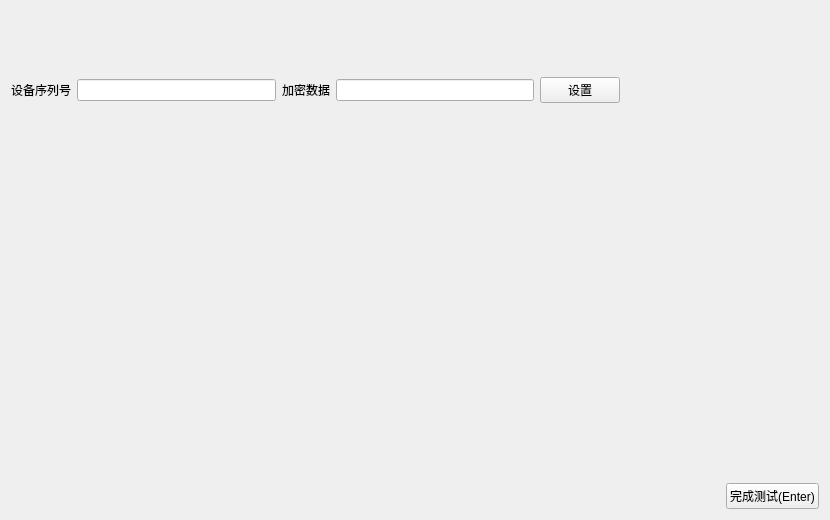
<?xml version="1.0" encoding="UTF-8"?>
<ui version="4.0">
 <class>W241FinalLog</class>
 <widget class="QWidget" name="W241FinalLog">
  <property name="geometry">
   <rect>
    <x>0</x>
    <y>0</y>
    <width>830</width>
    <height>520</height>
   </rect>
  </property>
  <property name="windowTitle">
   <string>Form</string>
  </property>
  <layout class="QVBoxLayout" name="verticalLayout">
   <item>
    <spacer name="verticalSpacer_2">
     <property name="orientation">
      <enum>Qt::Vertical</enum>
     </property>
     <property name="sizeType">
      <enum>QSizePolicy::Preferred</enum>
     </property>
     <property name="sizeHint" stdset="0">
      <size>
       <width>20</width>
       <height>40</height>
      </size>
     </property>
    </spacer>
   </item>
   <item>
    <layout class="QHBoxLayout" name="horizontalLayout_2">
     <item>
      <widget class="QLabel" name="label_sn">
       <property name="text">
        <string/>
       </property>
      </widget>
     </item>
     <item>
      <spacer name="horizontalSpacer_2">
       <property name="orientation">
        <enum>Qt::Horizontal</enum>
       </property>
       <property name="sizeHint" stdset="0">
        <size>
         <width>40</width>
         <height>20</height>
        </size>
       </property>
      </spacer>
     </item>
    </layout>
   </item>
   <item>
    <layout class="QHBoxLayout" name="layout_custom_sn_cfg">
     <item>
      <widget class="QLabel" name="label_custom_sn">
       <property name="text">
        <string>设备序列号</string>
       </property>
      </widget>
     </item>
     <item>
      <widget class="QLineEdit" name="lineEdit_custom_sn">
       <property name="text">
        <string/>
       </property>
      </widget>
     </item>
     <item>
      <widget class="QLabel" name="label_data">
       <property name="text">
        <string>加密数据</string>
       </property>
      </widget>
     </item>
     <item>
      <widget class="QLineEdit" name="lineEdit_data"/>
     </item>
     <item>
      <widget class="QPushButton" name="pushButton_set_data">
       <property name="text">
        <string>设置</string>
       </property>
      </widget>
     </item>
     <item>
      <spacer name="horizontalSpacer_3">
       <property name="orientation">
        <enum>Qt::Horizontal</enum>
       </property>
       <property name="sizeHint" stdset="0">
        <size>
         <width>40</width>
         <height>20</height>
        </size>
       </property>
      </spacer>
     </item>
    </layout>
   </item>
   <item>
    <spacer name="verticalSpacer_3">
     <property name="orientation">
      <enum>Qt::Vertical</enum>
     </property>
     <property name="sizeHint" stdset="0">
      <size>
       <width>20</width>
       <height>40</height>
      </size>
     </property>
    </spacer>
   </item>
   <item>
    <widget class="QLabel" name="testResultText">
     <property name="text">
      <string/>
     </property>
    </widget>
   </item>
   <item>
    <spacer name="verticalSpacer">
     <property name="orientation">
      <enum>Qt::Vertical</enum>
     </property>
     <property name="sizeHint" stdset="0">
      <size>
       <width>20</width>
       <height>40</height>
      </size>
     </property>
    </spacer>
   </item>
   <item>
    <layout class="QHBoxLayout" name="horizontalLayout">
     <item>
      <spacer name="horizontalSpacer">
       <property name="orientation">
        <enum>Qt::Horizontal</enum>
       </property>
       <property name="sizeHint" stdset="0">
        <size>
         <width>40</width>
         <height>20</height>
        </size>
       </property>
      </spacer>
     </item>
     <item>
      <widget class="QPushButton" name="pFinishBtn">
       <property name="sizePolicy">
        <sizepolicy hsizetype="Preferred" vsizetype="Fixed">
         <horstretch>0</horstretch>
         <verstretch>0</verstretch>
        </sizepolicy>
       </property>
       <property name="text">
        <string>完成测试(Enter)</string>
       </property>
       <property name="shortcut">
        <string>Return</string>
       </property>
      </widget>
     </item>
    </layout>
   </item>
  </layout>
 </widget>
 <resources/>
 <connections/>
</ui>
